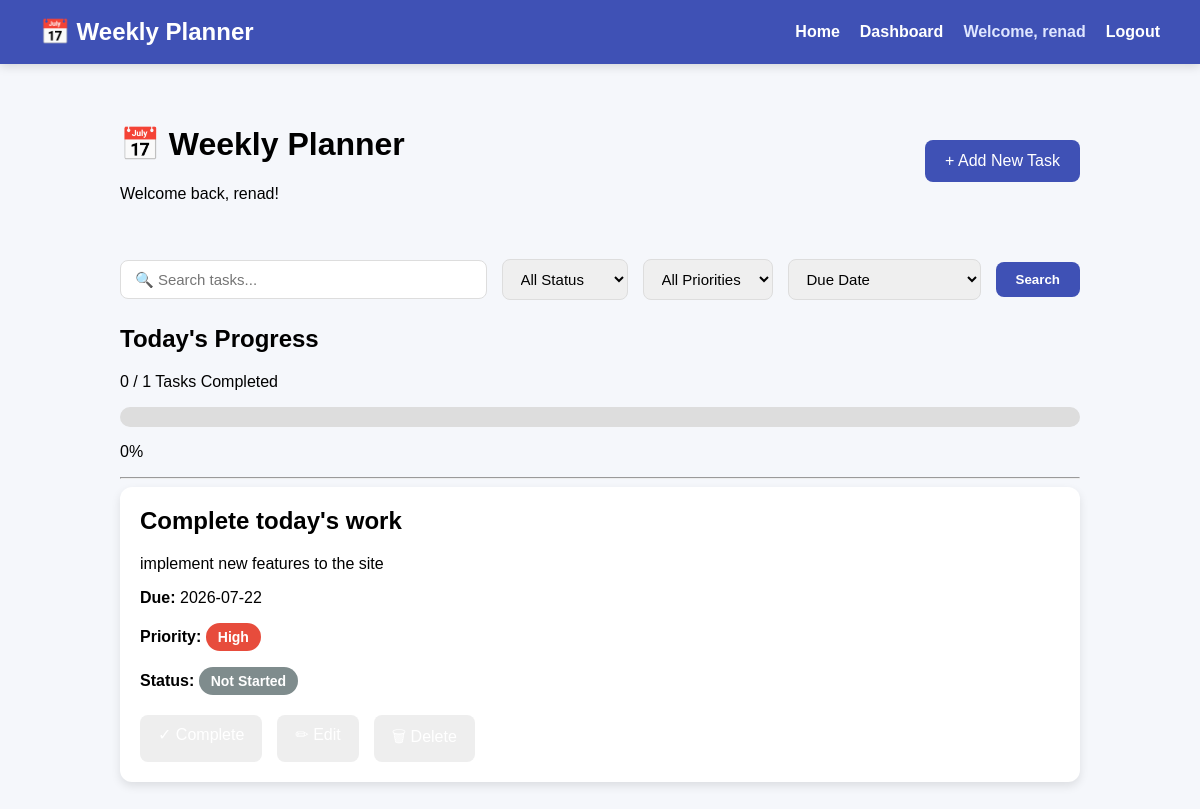
/dashboard (signed in), run on an earlier commit of the app's database.
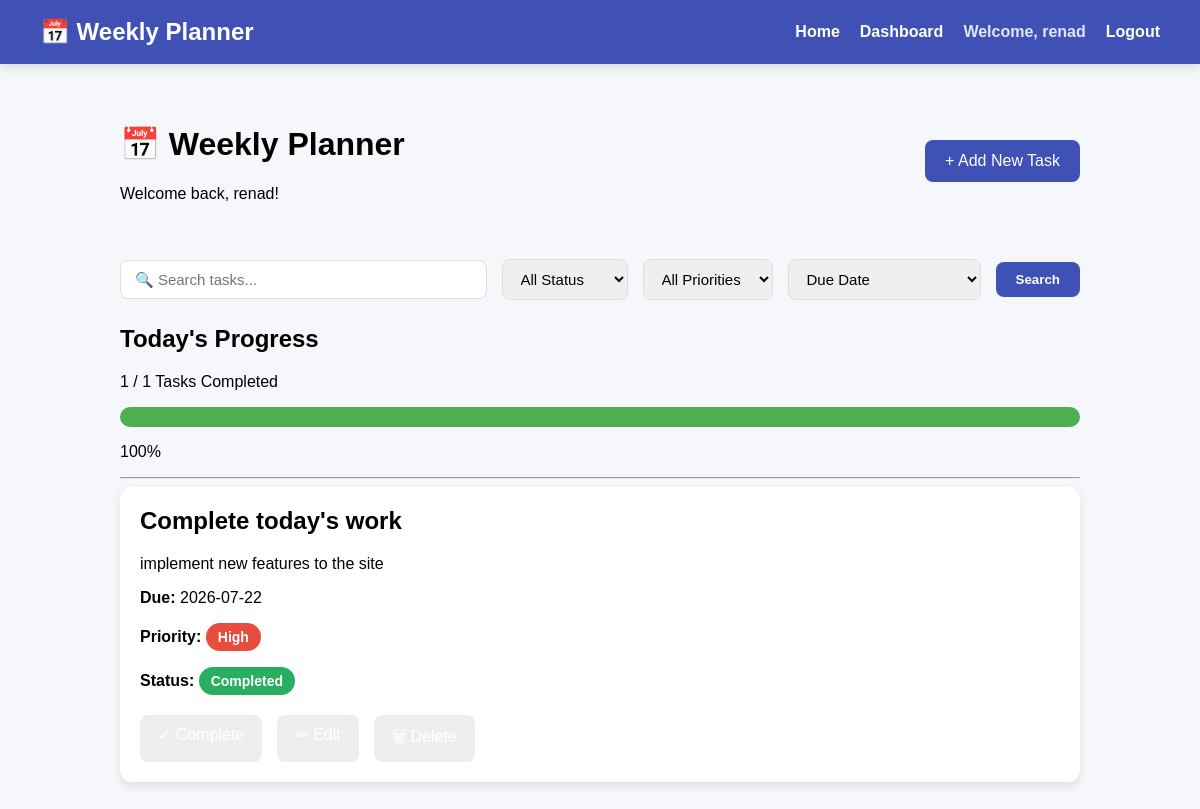
And on a later commit of the database.
### tables this page shows
CREATE TABLE tasks(
            id INTEGER PRIMARY KEY AUTOINCREMENT,
            title TEXT NOT NULL,
            description TEXT,
            due_date TEXT,
            priority TEXT,
            status TEXT DEFAULT 'Not Started',
            created_at TEXT,
            user_id INTEGER NOT NULL,
            FOREIGN KEY(user_id) REFERENCES users(id)
        );

### routes/tasks.py (the view)
@tasks.route("/dashboard")
def dashboard():
    if "user_id" not in session:
        return redirect(url_for("auth.login"))
    total = get_total_tasks(session["user_id"])
    completed = get_completed_tasks(session["user_id"])
    search = request.args.get("search", "")
    status = request.args.get("status", "")
    priority = request.args.get("priority", "")
    sort = request.args.get("sort", "due_date")
    tasks = get_tasks(
    session["user_id"],
    search,
    status,
    priority,
    sort
    )
    progress = 0
    if total > 0:
        progress = int((completed / total) * 100)
    return render_template(
    "dashboard.html",
    username=session["username"],
    tasks=tasks,
    total=total,
    completed=completed,
    progress=progress,
    sort=sort
)

### database.py (called while the page is built)
def get_total_tasks(user_id):
    connection = sqlite3.connect("planner.db")
    cursor = connection.cursor()
    cursor.execute("""
        SELECT COUNT(*)
        FROM tasks
        WHERE user_id = ?
    """, (user_id,))
    total = cursor.fetchone()[0]
    connection.close()
    return total

def get_completed_tasks(user_id):
    connection = sqlite3.connect("planner.db")
    cursor = connection.cursor()
    cursor.execute("""
        SELECT COUNT(*)
        FROM tasks
        WHERE user_id = ?
        AND status = 'Completed'
    """, (user_id,))
    completed = cursor.fetchone()[0]
    connection.close()
    return completed

### templates/dashboard.html (shortened to what this page needs)
{% extends "base.html" %}
{% block content %}
<div class="dashboard">
    <div class="dashboard-header">
        <div>
            <h1>📅 Weekly Planner</h1>
            <p>Welcome back, {{ username }}!</p>
        </div>
        <a class="add-btn" href="{{ url_for('tasks.add_task_route') }}">
            + Add New Task
        </a>
    </div>
    <form method="GET" action="{{ url_for('tasks.dashboard') }}" class="search-form">
        <input
            type="text"
            name="search"
            placeholder="🔍 Search tasks..."
            value="{{ search }}"
        >
        <select name="status">
            <option value="">All Status</option>
        </select>
        <select name="priority">
            <option value="">All Priorities</option>
        </select>
        <select name="sort">
            <option value="due_date"
                {% if sort == "due_date" %}selected{% endif %}>
                Due Date
            </option>
        </select>
        <button type="submit">
            Search
        </button>
    </form>
    <h2>Today's Progress</h2>
    <p>{{ completed }} / {{ total }} Tasks Completed</p>
    <div class="progress-bar">
        <div class="progress-fill" style="--progress: {{ progress }}%;"></div>
    </div>
    <p>{{ progress }}%</p>
    <hr>
    {% if tasks %}
        {% for task in tasks %}
        <div class="task-card">
            <h2>{{ task["title"] }}</h2>
            {% if task["description"] %}
            <p>{{ task["description"] }}</p>
            {% else %}
            <p><em>No description provided.</em></p>
            {% endif %}
            <p><strong>Due:</strong> {{ task["due_date"] }}</p>
            <p>
                <strong>Priority:</strong>
                <span class="
                    badge
                    {% if task['priority'] == 'High' %}
                        high
                    {% elif task['priority'] == 'Medium' %}
                        medium
                    {% else %}
                        low
                    {% endif %}
                ">
                    {{ task["priority"] }}
                </span>
            </p>
            <p>
                <strong>Status:</strong>
                <span class="
                    badge
                    {% if task['status'] == 'Completed' %}
                        completed
                    {% else %}
                        pending
                    {% endif %}
                ">
                    {{ task["status"] }}
                </span>
            </p>
            <div class="task-buttons">
                <a class="complete-btn"
                    href="{{ url_for('tasks.complete_task_route', task_id=task['id']) }}">
                </a>
                <a class="edit-btn"
                    href="{{ url_for('tasks.edit_task', task_id=task['id']) }}">
                </a>
                <a class="delete-btn"
                    href="{{ url_for('tasks.delete_task_route', task_id=task['id']) }}">
                </a>
            </div>
        {% endfor %}
    {% else %}
        <p>No tasks yet. Create your first task!</p>
    {% endif %}
</div>
{% endblock %}

What changed in the data, as far as the page shows it:
changed tasks "Complete today's work": status "Not Started" → "Completed"
Also different on the page:
{{ completed }}: "0" → "1"
{{ progress }}: "0" → "100"
